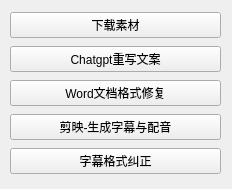
<?xml version="1.0" encoding="UTF-8"?>
<ui version="4.0">
 <class>Form</class>
 <widget class="QWidget" name="Form">
  <property name="geometry">
   <rect>
    <x>0</x>
    <y>0</y>
    <width>232</width>
    <height>189</height>
   </rect>
  </property>
  <property name="windowTitle">
   <string>推文助手</string>
  </property>
  <widget class="QWidget" name="verticalLayoutWidget">
   <property name="geometry">
    <rect>
     <x>10</x>
     <y>10</y>
     <width>211</width>
     <height>171</height>
    </rect>
   </property>
   <layout class="QVBoxLayout" name="verticalLayout">
    <item>
     <widget class="QPushButton" name="btnDown">
      <property name="text">
       <string>下载素材</string>
      </property>
     </widget>
    </item>
    <item>
     <widget class="QPushButton" name="btnReWriter">
      <property name="text">
       <string>Chatgpt重写文案</string>
      </property>
     </widget>
    </item>
    <item>
     <widget class="QPushButton" name="btnWordCorrect">
      <property name="text">
       <string>Word文档格式修复</string>
      </property>
     </widget>
    </item>
    <item>
     <widget class="QPushButton" name="btnGenerateSrc">
      <property name="text">
       <string>剪映-生成字幕与配音</string>
      </property>
     </widget>
    </item>
    <item>
     <widget class="QPushButton" name="btnSrcCorrect">
      <property name="text">
       <string>字幕格式纠正</string>
      </property>
     </widget>
    </item>
   </layout>
  </widget>
 </widget>
 <resources/>
 <connections/>
</ui>
